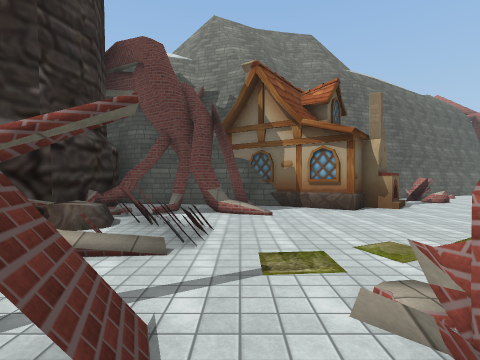
[1] (above)

16 first-person views from a walk through a scene from a Unity 3-D project. The camera is 1.4 m above the floor, looks level and sees 80° across. The floor is counted in squares, 2 m on a side. Each view is taken from the middle of a square. On the plan, view 1 faces up. The plan holds only what a view shows up to about 10 squares ahead; the rest is blank. The place goes on beyond the plan. The player character is not drawn. Some animated figures are not drawn. Some surface patterns are stand-ins.

[2]
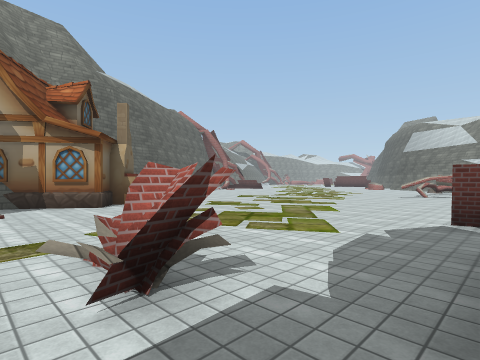

[3]
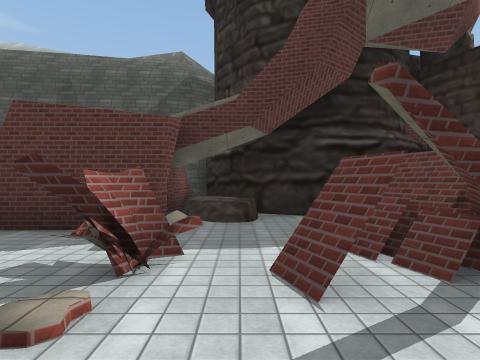

[4]
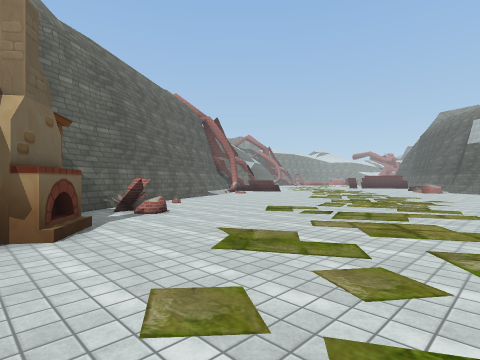

[5]
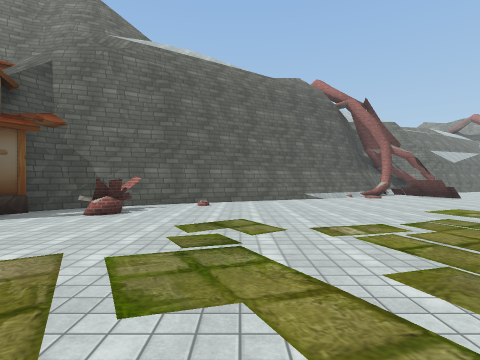

[6]
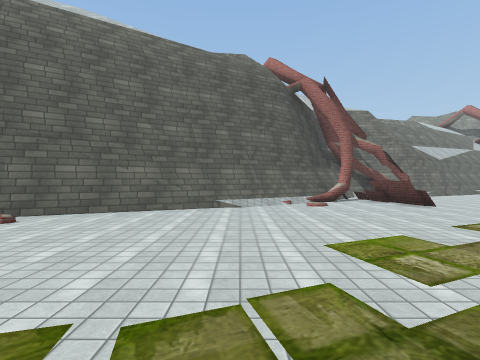

[7]
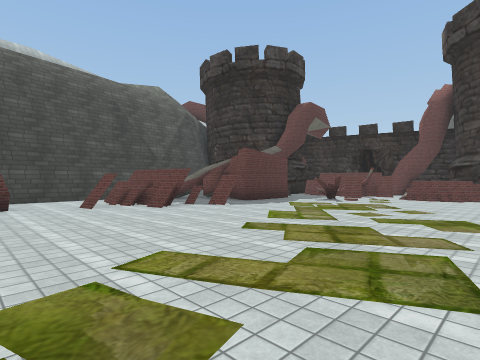

[8]
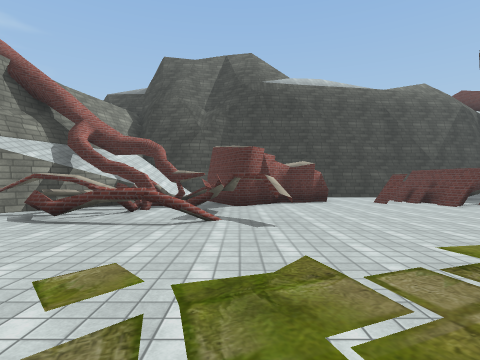

[9]
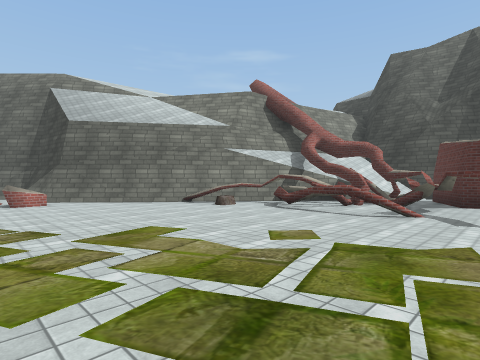

[10]
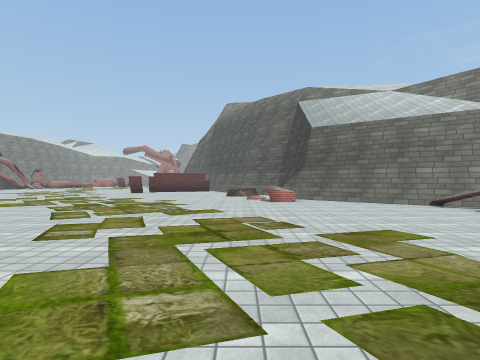

[11]
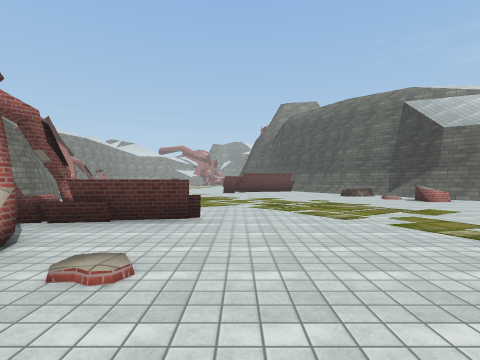

[12]
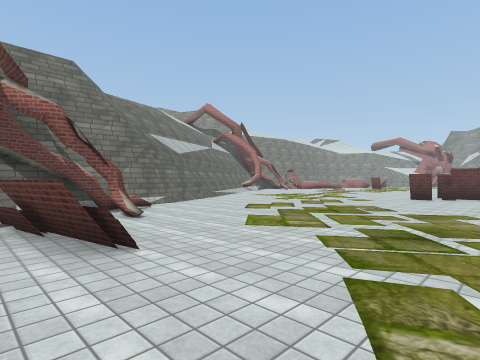

[13]
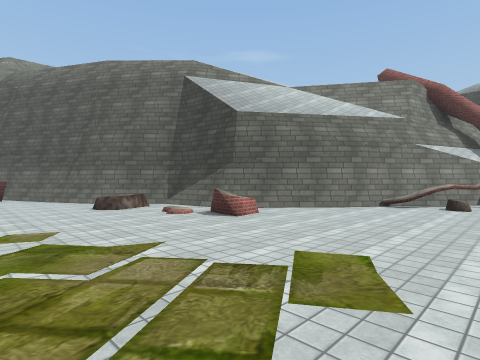

[14]
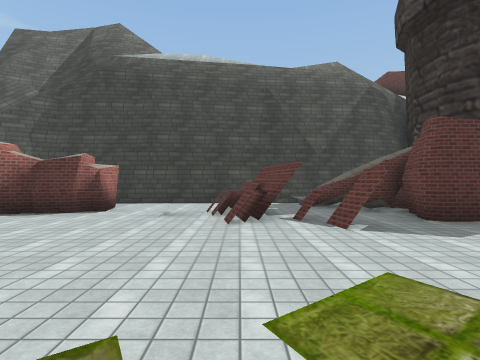

[15]
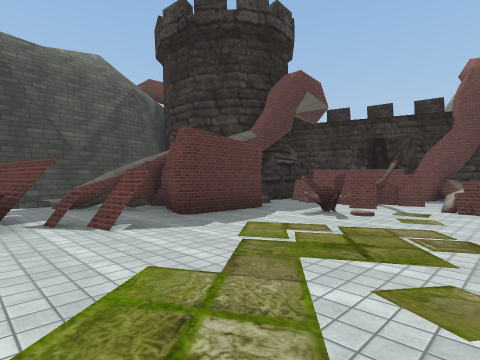

[16]
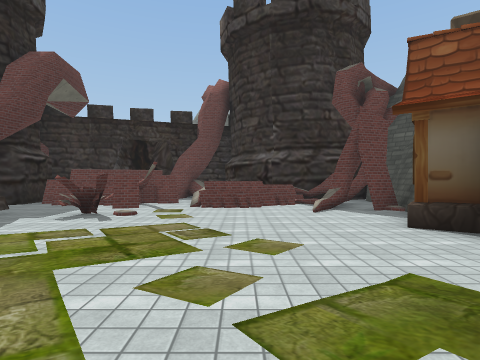

### Floor plan
Key: @ floor where view 1 was taken; # wall or solid block; x gap in a wall; . floor; / step, stairs or slope; = window, fence, low wall or low ledge; ^ raised ledge; O other object.
Columns run from 2 left of view 1 to 28 right of it. Each row starts with its distance up from view 1.
 20                        ##
 19                     ####.
 18                    ##=....
 17                   ###......
 16                ####=........
 15               ##/..#.........
 14             ###//..#..........
 13           ###................##
 12         ###/...................
 11        ##//..............
 10       ###......................
  9       #.#......................
  8  ######...................^^.##
  7 ###.OO.................=x =###
  6 ##=......................##
  5 #=......................##
  4 #=.....................##
  3 =#....................##
  2 #.............##=#=.###
  1 ##.#.......... ##=####
  0 #.@x...........##
 -1 #=.###.###.....#
 -2 #=^###..###..###
 -3 #### ##..#...#
 -4       #=.#...#
 -5     ##########
 -6    ##

Where each view was taken, in squares from view 1:
view 1: 0 up, 0 right, facing up
view 2: 1 down, 0 right, facing up-right
view 3: 3 up, 0 right, facing down
view 4: 3 up, 3 right, facing up-right
view 5: 3 up, 9 right, facing up
view 6: 6 up, 12 right, facing up
view 7: 6 up, 11 right, facing down-left
view 8: 7 up, 13 right, facing down
view 9: 8 up, 12 right, facing down-right
view 10: 8 up, 12 right, facing right
view 11: 13 up, 12 right, facing right
view 12: 11 up, 16 right, facing up-right
view 13: 11 up, 17 right, facing down-right
view 14: 4 up, 7 right, facing down
view 15: 4 up, 7 right, facing down-left
view 16: 4 up, 7 right, facing left
